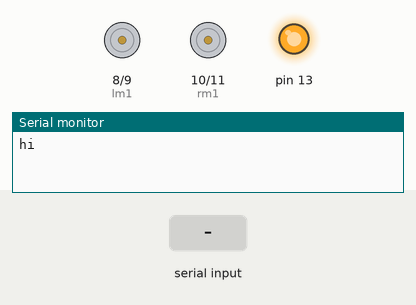
A sketch run on a simulated Arduino Uno, built with avr-gcc and run on an emulated ATmega328P. Parts: motor-driver pin pairs drawn as motors (green arrow = first pin HIGH = forward, orange = second pin HIGH = backward, longer = more drive), output pins drawn as LEDs (lit = HIGH), the last lines printed to the serial monitor. The test bench sets the inputs (shaded band).

Above: at 1.7 s.
1.8 s: "F" received over Serial
At 2.9 s:
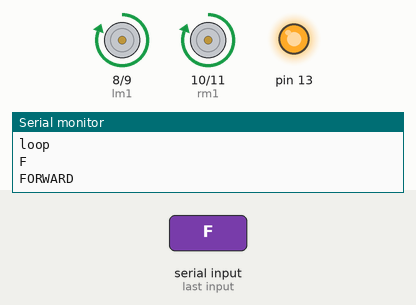
3.3 s: "B" received over Serial
At 4.0 s:
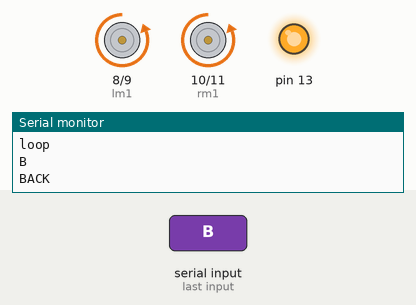
4.8 s: "R" received over Serial
At 5.2 s:
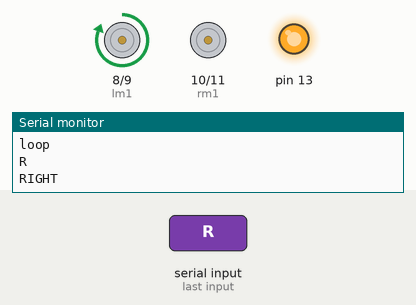
6.3 s: "L" received over Serial
At 7.5 s:
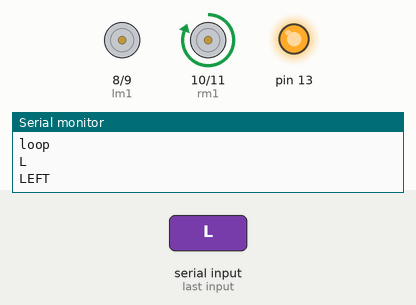
Timing chart, 0 to 8.8 s (numbered marks = the images above; inputs shaded):
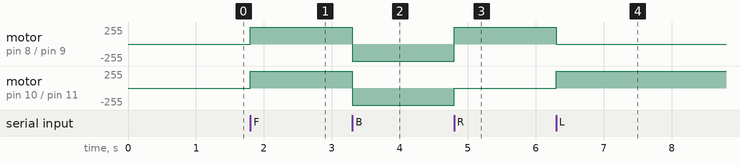

The sketch:

bluetooth_car.ino
```cpp
int lm1 = 8;
int lm2 = 9;
int rm1 = 10;
int rm2 = 11;
int Front_LED=2;
int Back_LED =4;
int Reverse_LED=3;

void setup()
{
   pinMode(lm1,OUTPUT);
   pinMode(lm2,OUTPUT);
   pinMode(rm1,OUTPUT);
   pinMode(rm2,OUTPUT);
   pinMode(13,OUTPUT);
   digitalWrite(13,HIGH);
   pinMode(Front_LED,OUTPUT);
   pinMode(Back_LED,OUTPUT);
   pinMode(Reverse_LED,OUTPUT);

   pinMode(Front_LED,LOW);
   pinMode(Back_LED,LOW);
   pinMode(Reverse_LED,LOW);

   Serial.begin(9600);
   Serial.println("hi");
   digitalWrite(Back_LED,HIGH);
   digitalWrite(lm2,LOW);      digitalWrite(rm2,LOW);
   digitalWrite(lm1,LOW);       digitalWrite(rm1,LOW);

   delay(250);
   digitalWrite(Back_LED,LOW);
   delay(250);
   digitalWrite(Back_LED,HIGH);

}


void loop()

{


  while(Serial.available() == 0);
   Serial.println("loop");
  char val = Serial.read() ;//reads the signal
  Serial.println(val);
   /****For Forward motion****/

  if (val == 'F')
  {
    Serial.println("FORWARD");
    digitalWrite(lm1,HIGH);  digitalWrite(rm1,HIGH);
    digitalWrite(lm2,LOW);       digitalWrite(rm2,LOW);
   digitalWrite(Back_LED,LOW);
  digitalWrite(Reverse_LED,LOW);

  }


    /****For Backward Motion****/
  else if(val == 'B')
  {
  Serial.println("BACK");
  digitalWrite(lm2,HIGH);      digitalWrite(rm2,HIGH);
  digitalWrite(lm1,LOW);       digitalWrite(rm1,LOW);
  digitalWrite(Back_LED,LOW);
  delay(10);
  digitalWrite(Reverse_LED,HIGH);
  //

  }
   /****Right****/
  else if(val == 'R')
  {
  Serial.println("RIGHT");
  digitalWrite(lm1,HIGH);      digitalWrite(rm2,LOW);
  digitalWrite(lm2,LOW);       digitalWrite(rm1,LOW);
  digitalWrite(Back_LED,LOW);
  digitalWrite(Reverse_LED,LOW);

  }
   /****Left****/
  else if(val == 'L')
  {
   Serial.println("LEFT");
     digitalWrite(lm2,LOW);     digitalWrite(rm1,HIGH);
    digitalWrite(lm1,LOW);       digitalWrite(rm2,LOW);
  digitalWrite(Back_LED,LOW);
  digitalWrite(Reverse_LED,LOW);

  }
  /****STOP****/
  else if(val == 'S')

  {
  digitalWrite(Back_LED,HIGH);
  Serial.println("Brake!!!");
  Serial.println("Brake Lights ON");
  digitalWrite(lm1,LOW);       digitalWrite(rm1,LOW);
  digitalWrite(lm2,LOW);       digitalWrite(rm2,LOW);
  digitalWrite(Reverse_LED,LOW);

  }
 else if(val == 'K')
  {
  digitalWrite(Front_LED,HIGH);
  Serial.println("Head Lights ON");
  }
  else if (val=='M')
  {
    digitalWrite(Front_LED,LOW);
    Serial.println("Head lights OFF");
  }

  }
```

Measured:
- after the input at 1.8 s, motor on pin 8 (lm1) / pin 9 (lm2), motor on pin 10 (rm1) / pin 11 (rm2): stopped → forward 255/255 at once
- after the input at 3.3 s, motor on pin 8 (lm1) / pin 9 (lm2), motor on pin 10 (rm1) / pin 11 (rm2): forward 255/255 → backward 255/255 at once
- after the input at 4.8 s, motor on pin 8 (lm1) / pin 9 (lm2): backward 255/255 → forward 255/255 at once; motor on pin 10 (rm1) / pin 11 (rm2): backward 255/255 → stopped at once
- after the input at 6.3 s, motor on pin 8 (lm1) / pin 9 (lm2): forward 255/255 → stopped at once; motor on pin 10 (rm1) / pin 11 (rm2): stopped → forward 255/255 at once
